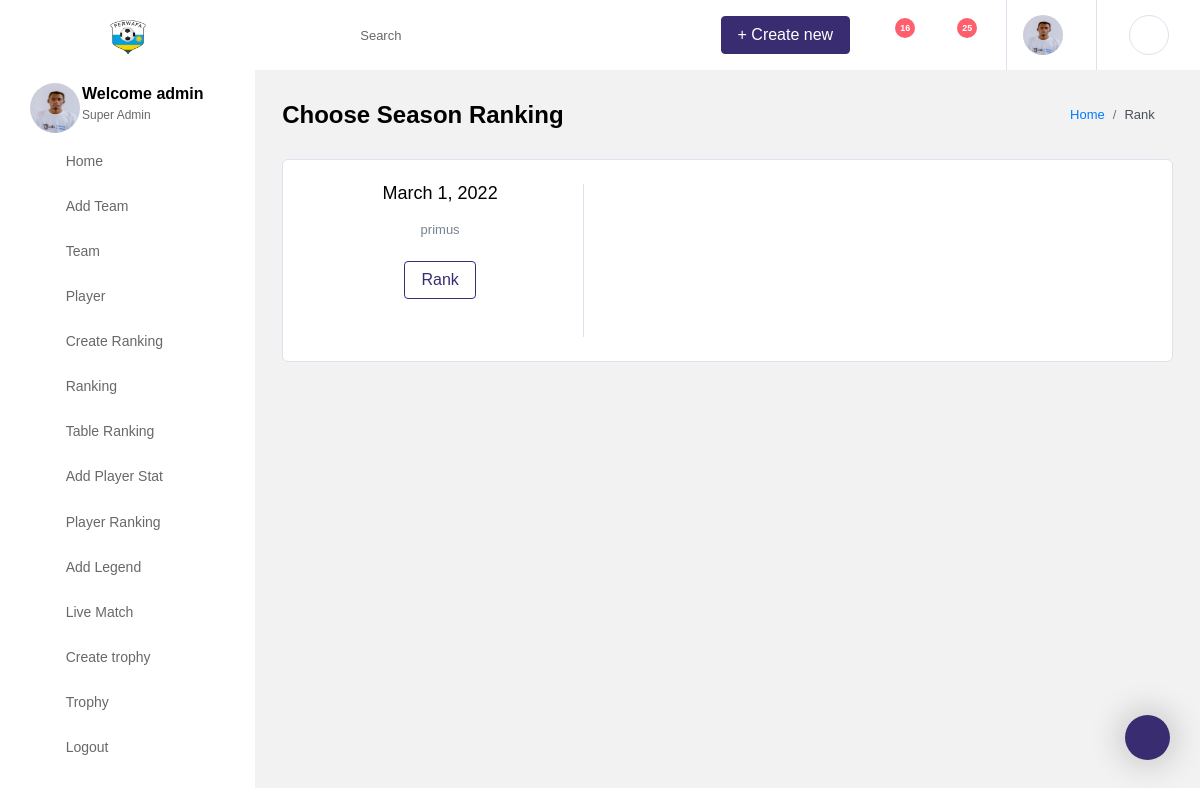
The app's page /dashboard/table_ranking_list/ (signed in), older data.
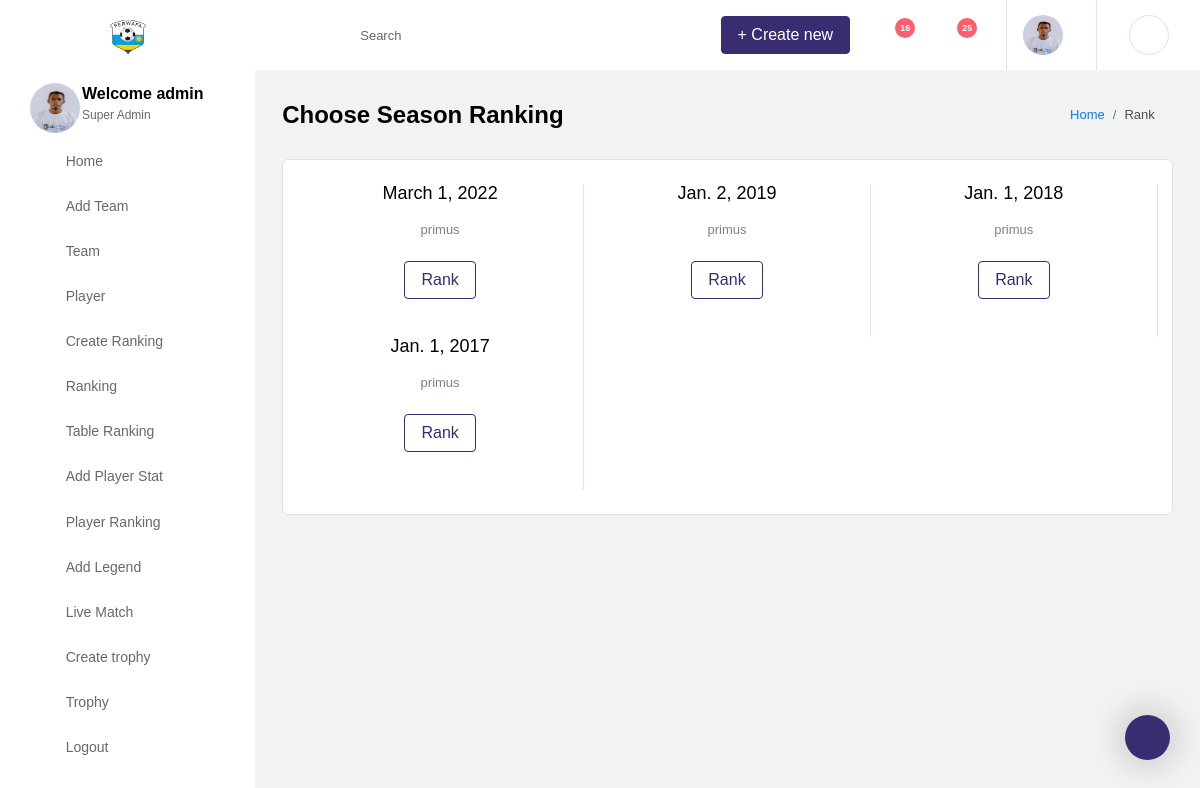
The same page, newer data.
### team/models.py (models this page shows, shortened)
class Ranking_Table(models.Model):
    ranking_year = models.DateField()
    ranking_name = models.CharField(max_length=100)
    class Meta:
        verbose_name_plural = "Ranking_year"
        ordering = ['-id']

### team/views.py (the view)
# urls.py: path('table_ranking_list/', table_ranking_list, name='table_ranking_list'),
@login_required
def table_ranking_list(request):
    user = request.user
    user_profile = get_object_or_404(User_profile, user=user)
    ranking = Ranking_Table.objects.all().order_by('-ranking_year')
    context = {
        'user': user,
        'profile': user_profile,
        'ranking': ranking
    }
    return render(request, 'dashboard_home/table_ranking_list.html', context)

### team/templates/dashboard_home/table_ranking_list.html
{% extends 'dashboard/base.html' %}
{% load static %}
{% load crispy_forms_tags %}
{% block content %}
    <div class="main-panel">
        <div class="content-wrapper">
          <div class="page-header">
            <h3 class="page-title">
              Choose Season Ranking
            </h3>
            <nav aria-label="breadcrumb">
              <ol class="breadcrumb">
                <li class="breadcrumb-item"><a href="{% url 'dashboard' %}">Home</a></li>
                <li class="breadcrumb-item active" aria-current="page">Rank</li>
              </ol>
            </nav>
          </div>
          <div class="row">
            <div class="col-12 grid-margin">
              <div class="card">
                <div class="card-body">
                  <div class="row">
                      {% for ranking in ranking %}
                    <div class="col-md-4 col-sm-6 d-flex justify-content-center border-right">
                      <div class="wrapper text-center">
                        <h4 class="card-title">{{ ranking.ranking_year }}</h4>
                        <p class="card-description">{{ ranking.ranking_name }}</p>
                        <a href="{% url 'team_table_points' ranking.id %}"><button class="btn btn-outline-primary" style="margin-bottom: 1cm;">Rank</button></a>
                      </div>
                    </div>
                      {% endfor %}
                  </div>
                </div>
              </div>
            </div>
          </div>
        </div>
      </div>
{% endblock %}

Row changes from the older to the newer data that the page shows:
added Ranking_Table: ranking_year "Jan. 2, 2019", ranking_name "primus"
added Ranking_Table: ranking_year "Jan. 1, 2018", ranking_name "primus"
added Ranking_Table: ranking_year "Jan. 1, 2017", ranking_name "primus"
